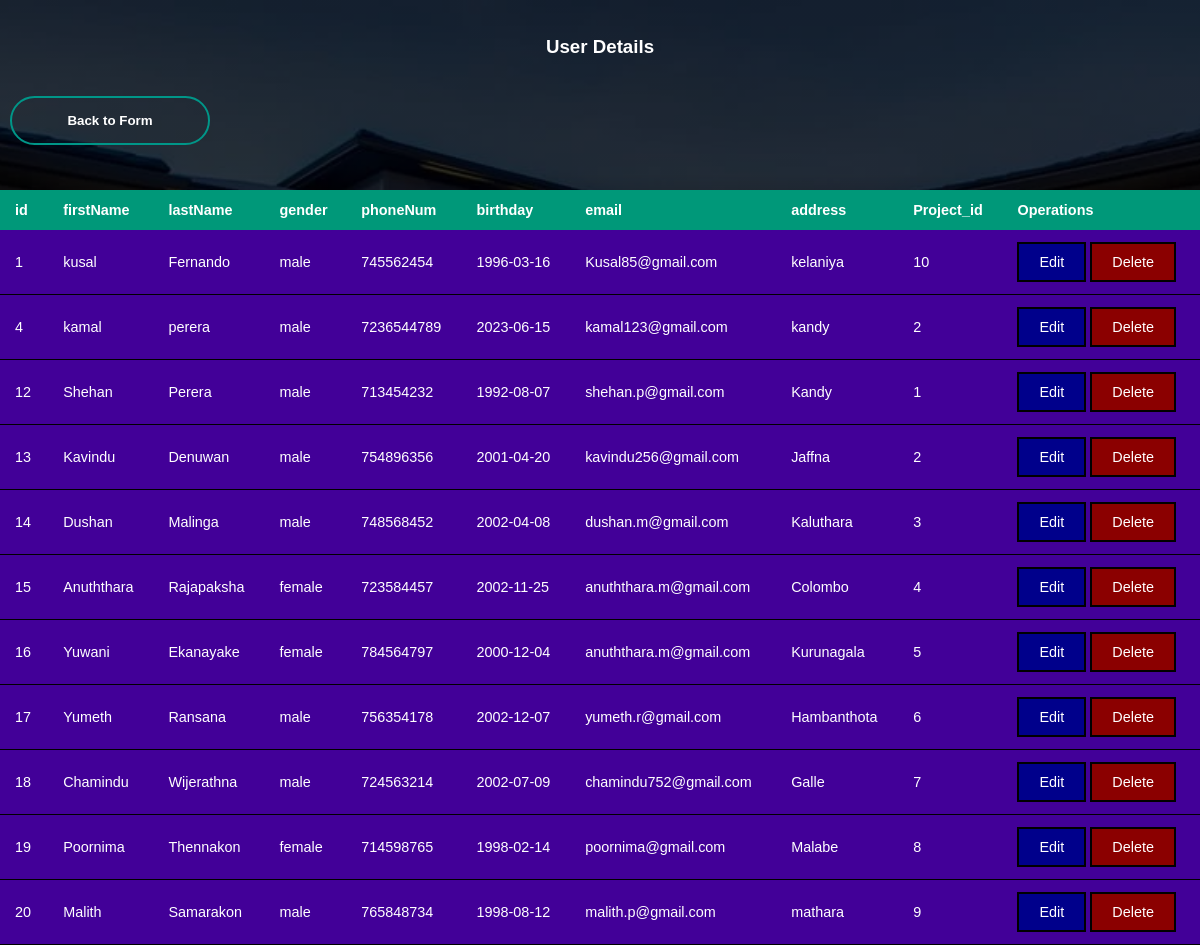
Page /SubmitUserDetails.php on the committed database.
### tables this page shows
CREATE TABLE `customer` (
  `id` int(20) NOT NULL,
  `firstName` varchar(40) NOT NULL,
  `lastName` varchar(40) NOT NULL,
  `gender` varchar(20) NOT NULL,
  `phoneNum` bigint(10) NOT NULL,
  `birthday` date NOT NULL,
  `email` varchar(40) NOT NULL,
  `address` varchar(100) NOT NULL,
  `Project_id` int(20) NOT NULL
);

### SubmitUserDetails.php (the view, shortened to what this page needs)
<?php
  include "connect.php";
  $sql= "SELECT * FROM customer";
  $result = $conn->query($sql);
?>
<DOCTYPE html>
<html lang="en">
  <head>
	<link rel="stylesheet" type="text/css" href="Home.css">
	<link rel="stylesheet" type="text/css" href="User.css">
  </head>
  <body>
       <div class="backg">
       <br/><br/>
       <h3>User Details</h3> <br/>
       <button type="button" onclick="window.location.href='UserDetails.php'"><span></span>Back to Form</button>
       <br/>
       <table class="tableS">
        <thead>
            <tr>
                <th>id</th>
                <th>firstName</th>
                <th>lastName</th>
                <th>gender</th>
                <th>phoneNum</th>
                <th>birthday</th>
                <th>email</th>
                <th>address</th>
                <th>Project_id</th>
                <th>Operations</th>
            </tr>
        </thead>
        <tbody>
            <?php
              if($result->num_rows>0)
              {
                while($row = $result->fetch_assoc())
                {
                ?>
                <tr>
                    <td><?php echo $row['id'];?></td>
                    <td><?php echo $row['firstName'];?></td>
                    <td><?php echo $row['lastName'];?></td>
                    <td><?php echo $row['gender'];?></td>
                    <td><?php echo $row['phoneNum'];?></td>
                    <td><?php echo $row['birthday'];?></td>
                    <td><?php echo $row['email'];?></td>
                    <td><?php echo $row['address'];?></td>
                    <td><?php echo $row['Project_id'];?></td>
                    <td><a class="updateB" href="UserUpdate.php?id=<?php echo $row['id']; ?>">
                    Edit</a>&nbsp;<a class="deleteB" href="UserDelete.php?id=<?php echo $row['id']; ?>">
                    Delete</a>
                </tr>
                <?php
                }
              }
              ?>
        </tbody>
       </table>
       </div>
    </body>
   </html>

### Home.css (style rules this page uses)
* { margin:0; padding:0; font-family:sans-serif; text-decoration:none; }
.backg { width:100%; height:100vh; background-image: linear-gradient(rgba(0,0,0,0.75),rgba(0,0,0,0.75)),url("New-home-construction-methods-structural-and-architectural-design-900x500.webp"); background-size:cover; background-position:center; background-repeat:no-repeat; }
button { width:200px; padding:15px 0; text-align:center; margin:20px 10px; border-radius:25px; font-weight:bold; border:2px solid #009688; background:transparent; color:#fff; cursor:pointer; position:relative; overflow:hidden; }

### User.css (style rules this page uses)
.tableS { border-collapse: collapse; color:#fff; font-size: 0.9em; font-family: "Times New Roman"; background-color: #420098; box-shadow: 0 0 20px rgba(0,0, 0, 0.15); margin:25px 0; min-width:100%; position:absolute; }
.tableS thead tr { background-color: #009879; text-align:left; font-weight:bold; }
.tableS th, .tableS td { padding: 12px 15px; }
.tableS tbody tr { border-bottom:1px solid black; }
.updateB { background-color: Darkblue; color:#fff; text-decoration:none; border:2px solid black; padding:10px 20px; display: inline-block; text-align: center; }
.deleteB { background-color: Darkred; color:#fff; border:2px solid black; text-decoration:none; border:2px solid black; padding:10px 20px; display: inline-block; text-align: center; }
h3 { color:#fff; text-align:center; }

### rows in the picture
customer: id "1", firstName "kusal", lastName "Fernando", gender "male", phoneNum "745562454", birthday "1996-03-16", email "Kusal85@gmail.com", address "kelaniya", Project "10"
customer: id "4", firstName "kamal", lastName "perera", gender "male", phoneNum "7236544789", birthday "2023-06-15", email "kamal123@gmail.com", address "kandy", Project "2"
customer: id "12", firstName "Shehan", lastName "Perera", gender "male", phoneNum "713454232", birthday "1992-08-07", email "shehan.p@gmail.com", address "Kandy", Project "1"
customer: id "13", firstName "Kavindu", lastName "Denuwan", gender "male", phoneNum "754896356", birthday "2001-04-20", email "kavindu256@gmail.com", address "Jaffna", Project "2"
customer: id "14", firstName "Dushan", lastName "Malinga", gender "male", phoneNum "748568452", birthday "2002-04-08", email "dushan.m@gmail.com", address "Kaluthara", Project "3"
customer: id "15", firstName "Anuththara", lastName "Rajapaksha", gender "female", phoneNum "723584457", birthday "2002-11-25", email "anuththara.m@gmail.com", address "Colombo", Project "4"
customer: id "16", firstName "Yuwani", lastName "Ekanayake", gender "female", phoneNum "784564797", birthday "2000-12-04", email "anuththara.m@gmail.com", address "Kurunagala", Project "5"
customer: id "17", firstName "Yumeth", lastName "Ransana", gender "male", phoneNum "756354178", birthday "2002-12-07", email "yumeth.r@gmail.com", address "Hambanthota", Project "6"
customer: id "18", firstName "Chamindu", lastName "Wijerathna", gender "male", phoneNum "724563214", birthday "2002-07-09", email "chamindu752@gmail.com", address "Galle", Project "7"
customer: id "19", firstName "Poornima", lastName "Thennakon", gender "female", phoneNum "714598765", birthday "1998-02-14", email "poornima@gmail.com", address "Malabe", Project "8"
customer: id "20", firstName "Malith", lastName "Samarakon", gender "male", phoneNum "765848734", birthday "1998-08-12", email "malith.p@gmail.com", address "mathara", Project "9"
